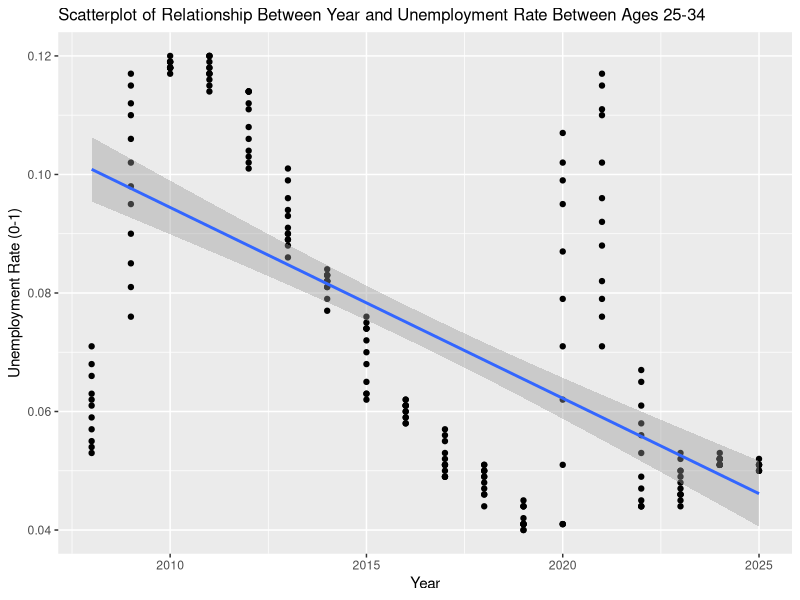
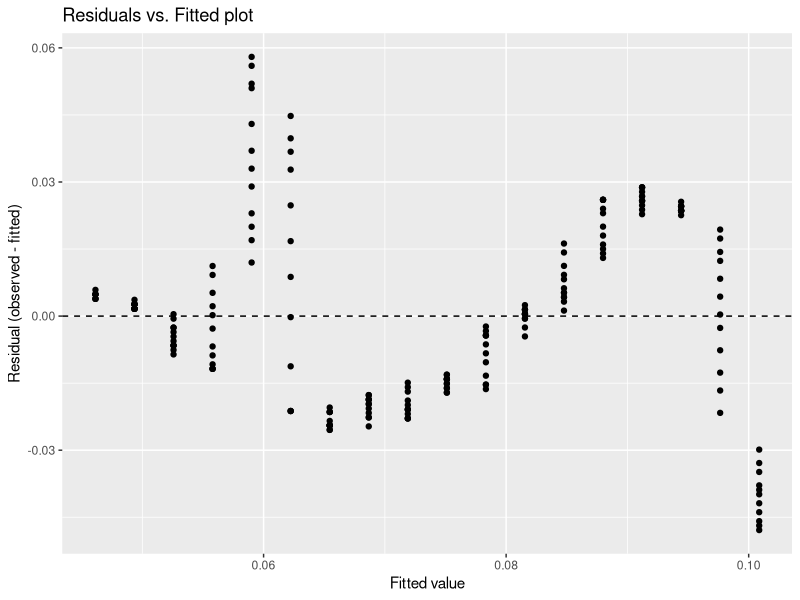
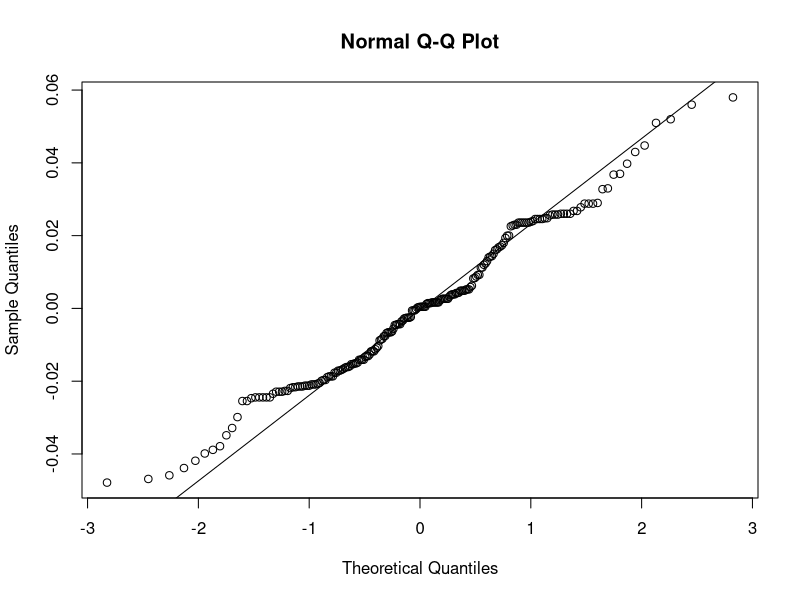

Write R code to recreate these figures, in order.
## ---- chunk 1
#| include: false
#| warning: false
#| message: false
# load libraries
library(readr)
library(ggplot2)
unemployment <- read_csv("unemployment_rate_by_age_groups.csv")
## ---- chunk 2
#| echo: false
#| warning: false
#| message: false
#| fig-cap: "Scatter plot comparing the year of survey study as the x axis, and the rate of unemployment between 0 and 1 as the y axis with the fitted line of regression."


ggplot(unemployment, aes(x = Year, y =  `Age 25-34`))+
  geom_point() +
  geom_smooth(method = "lm") + 
  xlab("Year") + 
  ylab("Unemployment Rate (0-1)")+
  ggtitle("Scatterplot of Relationship Between Year and Unemployment Rate Between Ages 25-34")+
  theme(plot.title = element_text(size = 12))


## ---- chunk 3
#| echo: false
#| warning: false
#| message: false
lm = lm(`Age 25-34`~Year, data = unemployment)

## ---- chunk 4
#| echo: false
#| fig-pos: "H"
#| warning: false
#| message: false
#| fig-cap: "Residual plot of the x axis being the fitted values and the y axis being the residuals for a simple linear regression with year being the response and unemployment rate being the predictor."
p <- data.frame(
  res = resid(lm),
  fit = fitted(lm)
)
ggplot(p, aes(x = fit, y = res)) +
  geom_point() +
  geom_hline(yintercept = 0, linetype = "dashed") +
  ylab("Residual (observed - fitted)") +
  xlab("Fitted value") +
  ggtitle("Residuals vs. Fitted plot")


## ---- chunk 5
#| echo: false
#| fig-pos: "H"
#| warning: false
#| message: false
#| fig-cap: "QQ plot between the sample (x) and theoretical (y) quantiles with the line representing the theoretical normal distribution"

residual = residuals(lm)
df1 = data.frame(residuals = residual)

qqnorm(residual)
qqline(residual)

